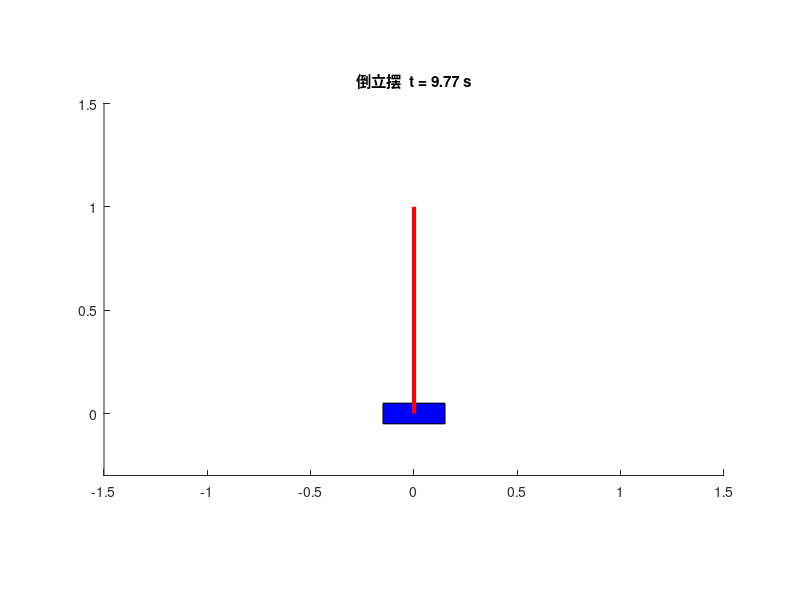

Write MATLAB code to recreate this figure.
M = 1; m = 0.1; L = 1; g = 9.8;
A = [0 1 0 0;
     0 0 -m*g/M 0;
     0 0 0 1;
     0 0 (M+m)*g/(M*L) 0];
B = [0; 1/M; 0; -1/(M*L)];
Q = diag([100, 1, 100, 0.1]);
R = 1;
K = lqr(A, B, Q, R)
Acl = A - B*K;

X0 = [0; 0; deg2rad(20); 0];
tspan = [0, 10];
[t, X] = ode45(@(t,X) Acl*X, [0 10], X0);

% plot(t, rad2deg(X(:,3)), 'b-', 'LineWidth', 1.5);
% xlabel('时间 t (s)'); ylabel('摆角 \theta (度)');
% title('倒立摆开环（无控制）'); grid on;

figure;
for i = 1:5:length(t)% 每5帧取1帧（降采样，动画更流畅）
    x_cart = X(i, 1);% 这一帧：小车位置
    theta  = X(i, 3);% 这一帧：摆角
    cla; hold on;% 擦掉上一帧
    % 画小车（一个蓝色矩形）
    rectangle('Position', [x_cart-0.15, -0.05, 0.3, 0.1], 'FaceColor', 'b');
    % 画摆杆（一条线段：支点 → 摆杆顶端）
    px = x_cart + L*sin(theta);% 顶端横坐标
    py = L*cos(theta);% 顶端纵坐标
    plot([x_cart, px], [0, py], 'r-', 'LineWidth', 3);

    % 固定画面范围，防止镜头乱跳
    xlim([-1.5, 1.5]); ylim([-0.3, 1.5]); axis equal;

    title(sprintf('倒立摆  t = %.2f s', t(i)));
    drawnow;% 刷新这一帧（关键！）
    pause(0.05);% 停 0.01 秒（控制速度）  
end
